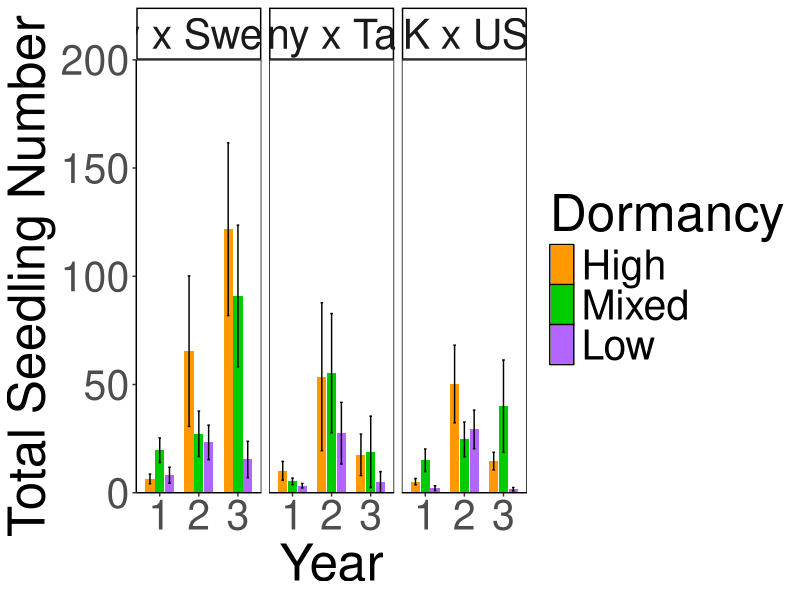
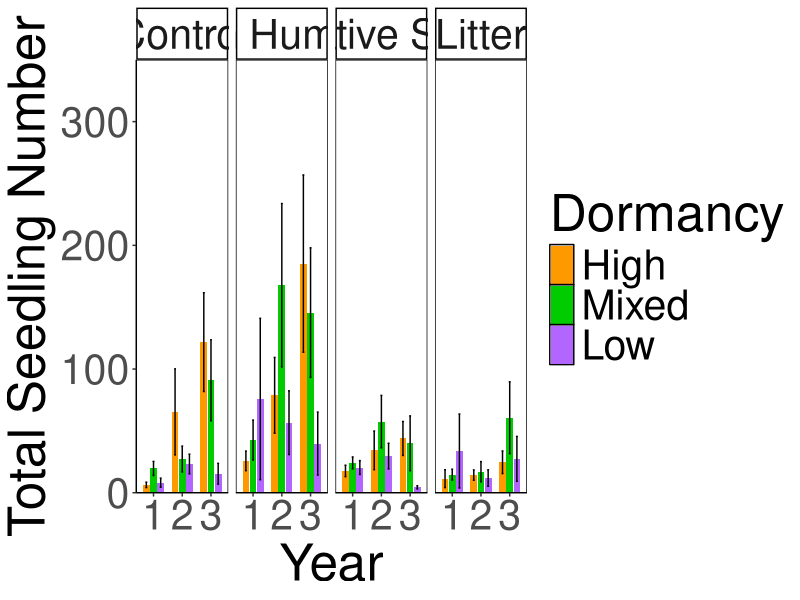
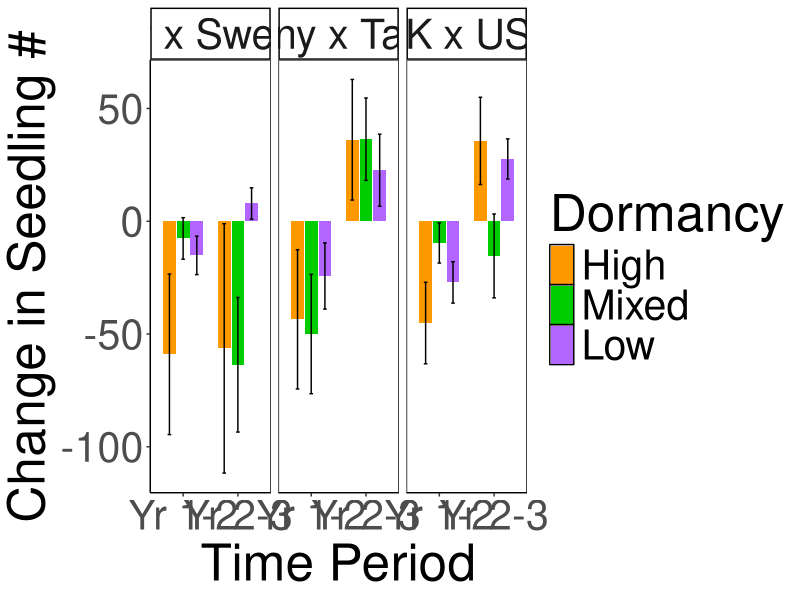
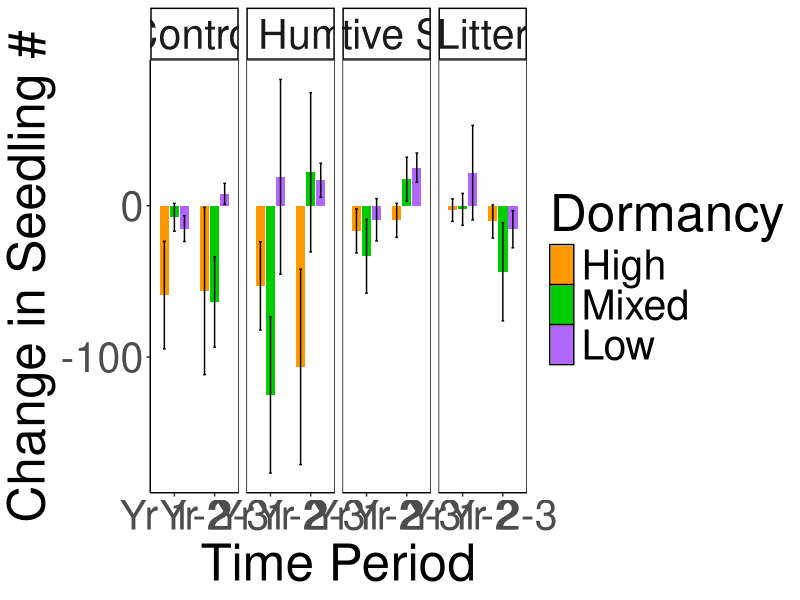
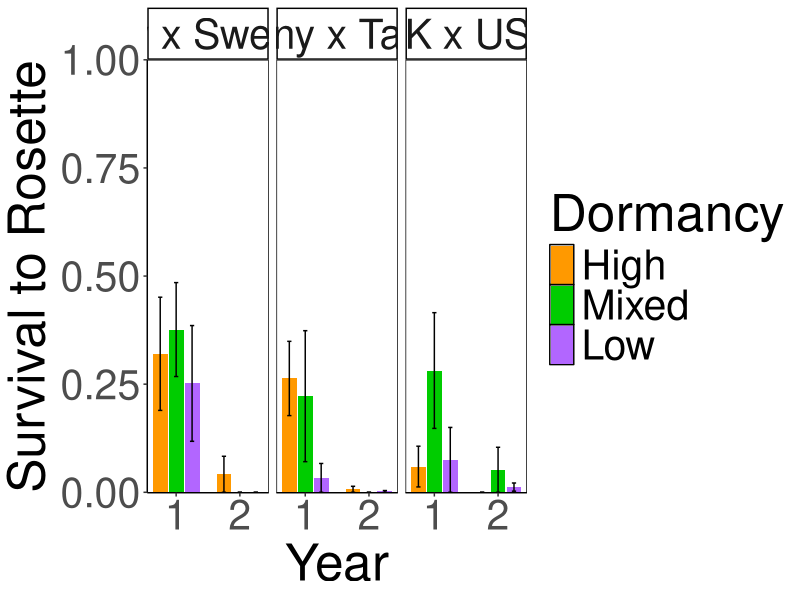
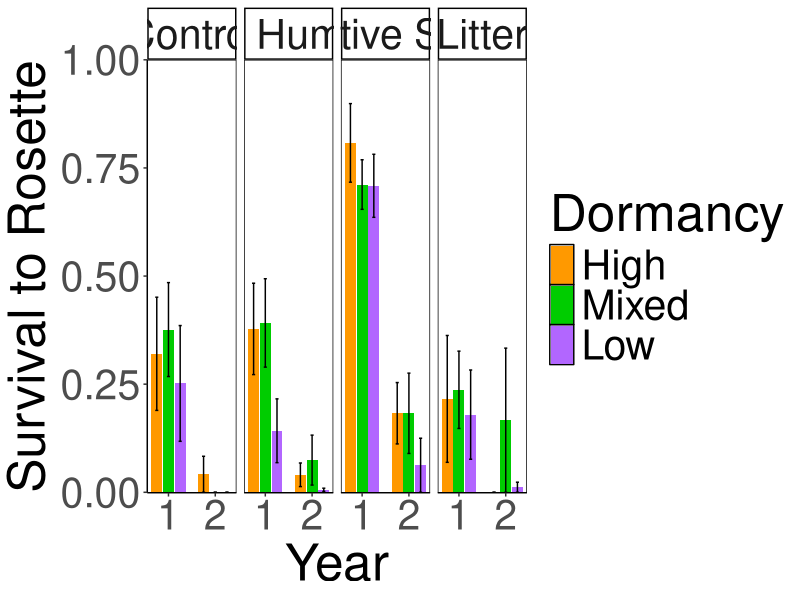
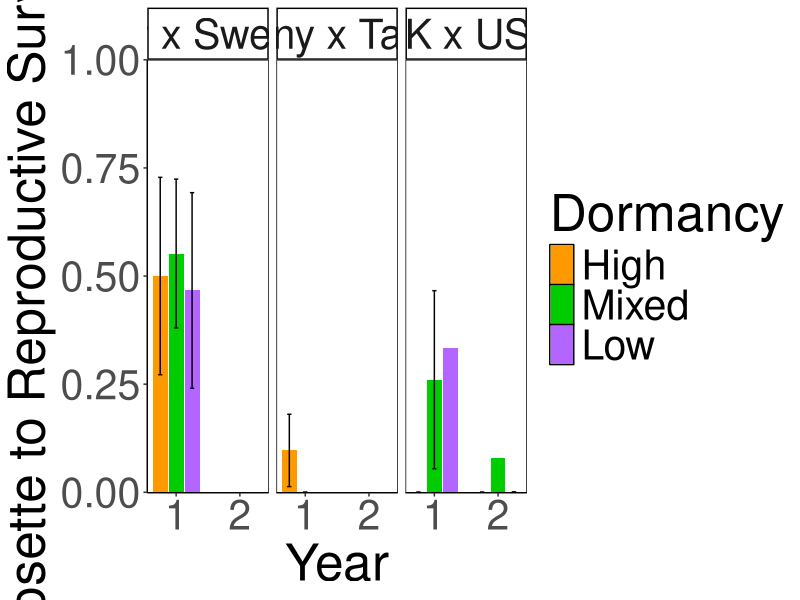
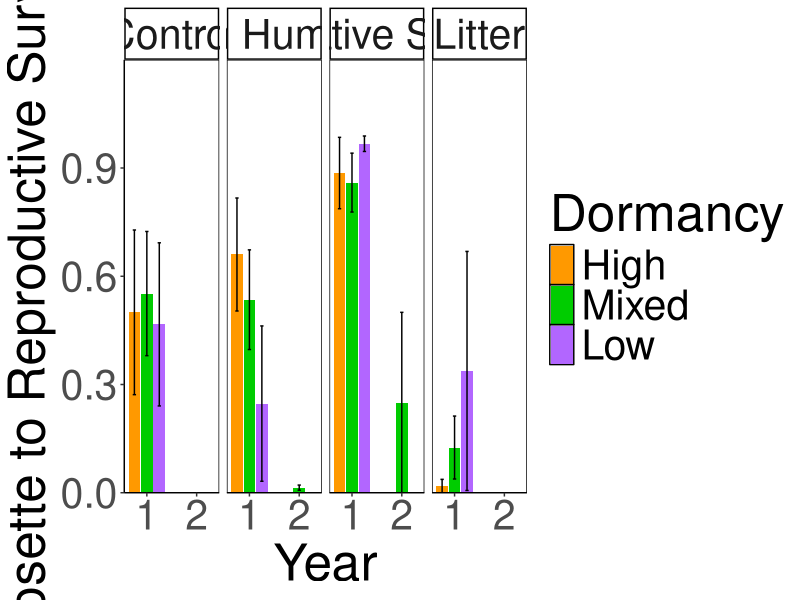

Here is the R script that generated these plots, in order:
## ---- chunk 1
knitr::opts_chunk$set(echo = TRUE)
## ---- chunk 2
library(tidyverse)

BQDNDPalette <- c("#FF9900","#00CC00","#B266FF", "#999999", "#F0E442", "#0072B2", "#D55E00", "#CC79A7")

RILS_order <- c("Italy x Sweden","Germany x Tajikistan","UK x USA")

Dorm_order <- c("High", "Mixed", "Low")

Envt_order <- c('Control','High Humidity','Native Soil','Litter')
## ---- chunk 3
allyearstotalsdls <- read_csv("../Processed.Data/TotalSeedlings.csv")
## ---- chunk 4
allyearstotalsdls_summary_CTRL <- allyearstotalsdls %>% 
  mutate(Dormancy=str_replace(Dormancy, "Non-Dormant", "Low")) %>% 
  mutate(Dormancy=str_replace(Dormancy, "Dormant", "High")) %>% 
  filter(Envt=="Control") %>% 
  group_by(Year, Dormancy, RILSet) %>% 
  filter(!is.na(Totalsdls)) %>% 
  summarize(meanSdls=mean(Totalsdls), SE=sd(Totalsdls)/sqrt(n()))

allyearstotalsdls_summary_CTRL$Dormancy <- factor(allyearstotalsdls_summary_CTRL$Dormancy, levels = Dorm_order)

allyearstotalsdls_summary_CTRL %>% 
  ggplot(aes(x=Year, y=meanSdls, group=Dormancy, fill=Dormancy)) +
  geom_col(width = 0.7,position = position_dodge(0.75)) +
  geom_errorbar(aes(ymin=meanSdls-SE,ymax=meanSdls+SE),
                width=.2, position = position_dodge(0.75)) +
  theme_classic() +
  xlab("Year") +
  ylab(paste0("Total Seedling Number")) +
  scale_fill_manual(values=BQDNDPalette) +
  theme(text=element_text(size=37),  panel.background = element_rect(fill = NA, color = "black")) +
  scale_y_continuous(expand = c(0, 0), limits = c(0, 200)) + 
  scale_x_discrete(limits=c("1", "2", "3")) +
  facet_grid(. ~factor(RILSet, level = RILS_order))
ggsave("../Figures/FigS9A_sdlnum_Ctrl.png", width=18, height=9, units="in")
## ---- chunk 5
allyearstotalsdls_summary_ENVT <- allyearstotalsdls %>% 
  mutate(Dormancy=str_replace(Dormancy, "Non-Dormant", "Low")) %>% 
  mutate(Dormancy=str_replace(Dormancy, "Dormant", "High")) %>% 
  filter(RILSet=="Italy x Sweden") %>% 
  group_by(Year, Dormancy, Envt) %>% 
  filter(!is.na(Totalsdls)) %>% 
  summarize(meanSdls=mean(Totalsdls), SE=sd(Totalsdls)/sqrt(n()))

allyearstotalsdls_summary_ENVT$Dormancy <- factor(allyearstotalsdls_summary_ENVT$Dormancy, levels = Dorm_order)
allyearstotalsdls_summary_ENVT$Envt <- factor(allyearstotalsdls_summary_ENVT$Envt, levels = Envt_order)

allyearstotalsdls_summary_ENVT %>% 
  ggplot(aes(x=Year, y=meanSdls, group=Dormancy, fill=Dormancy)) +
  geom_col(width = 0.7,position = position_dodge(0.75)) +
  geom_errorbar(aes(ymin=meanSdls-SE,ymax=meanSdls+SE),
                width=.2, position = position_dodge(0.75)) +
  theme_classic() +
  xlab("Year") +
  ylab(paste0("Total Seedling Number")) +
  scale_fill_manual(values=BQDNDPalette) +
  theme(text=element_text(size=37),  panel.background = element_rect(fill = NA, color = "black")) +
  scale_y_continuous(expand = c(0, 0), limits = c(0, 350)) + 
  scale_x_discrete(limits=c("1", "2", "3")) +
  facet_grid(. ~Envt)
ggsave("../Figures/Fig2A_sdlnum_ENVT.png", width=18, height=9, units="in")
## ---- chunk 6
sdls_flucts_long <- read_csv("../Processed.Data/SdlFlucts.csv")
## ---- chunk 7
sdls_flucts_summary_CTRL <- sdls_flucts_long %>% 
  mutate(Dormancy=str_replace(Dormancy, "Non-Dormant", "Low")) %>% 
  mutate(Dormancy=str_replace(Dormancy, "Dormant", "High")) %>% 
  filter(Envt=="Control") %>% 
  group_by(Timepoint, Dormancy, RILSet) %>% 
  filter(!is.na(Fluct)) %>% 
  summarize(meanSdls=mean(Fluct), SE=sd(Fluct)/sqrt(n()))

sdls_flucts_summary_CTRL$Dormancy <- factor(sdls_flucts_summary_CTRL$Dormancy, levels = Dorm_order)

sdls_flucts_summary_CTRL %>% 
  ggplot(aes(x=Timepoint, y=meanSdls, group=Dormancy, fill=Dormancy)) +
  geom_col(width = 0.7,position = position_dodge(0.75)) +
  geom_errorbar(aes(ymin=meanSdls-SE,ymax=meanSdls+SE),
                width=.2, position = position_dodge(0.75)) +
  theme_classic() +
  xlab("Time Period") +
  ylab(paste0("Change in Seedling #")) +
  scale_fill_manual(values=BQDNDPalette) +
  theme(text=element_text(size=37),  panel.background = element_rect(fill = NA, color = "black")) +
  facet_grid(. ~factor(RILSet, level = RILS_order))
ggsave("../Figures/FigS9E_sdlnumflucts_Ctrl.png", width=18, height=9, units="in")
## ---- chunk 8
sdls_flucts_summary_ENVT <- sdls_flucts_long %>% 
  mutate(Dormancy=str_replace(Dormancy, "Non-Dormant", "Low")) %>% 
  mutate(Dormancy=str_replace(Dormancy, "Dormant", "High")) %>% 
  filter(RILSet=="Italy x Sweden") %>% 
  group_by(Timepoint, Dormancy, Envt) %>% 
  filter(!is.na(Fluct)) %>% 
  summarize(meanSdls=mean(Fluct), SE=sd(Fluct)/sqrt(n()))

sdls_flucts_summary_ENVT$Dormancy <- factor(sdls_flucts_summary_ENVT$Dormancy, levels = Dorm_order)
sdls_flucts_summary_ENVT$Envt <- factor(sdls_flucts_summary_ENVT$Envt, levels = Envt_order)

sdls_flucts_summary_ENVT %>% 
  ggplot(aes(x=Timepoint, y=meanSdls, group=Dormancy, fill=Dormancy)) +
  geom_col(width = 0.7,position = position_dodge(0.75)) +
  geom_errorbar(aes(ymin=meanSdls-SE,ymax=meanSdls+SE),
                width=.2, position = position_dodge(0.75)) +
  theme_classic() +
  xlab("Time Period") +
  ylab(paste0("Change in Seedling #")) +
  scale_fill_manual(values=BQDNDPalette) +
  theme(text=element_text(size=37),  panel.background = element_rect(fill = NA, color = "black")) +
  facet_grid(. ~Envt)
ggsave("../Figures/Fig4_sdlnumflucts_ENVT.png", width=18, height=9, units="in")
## ---- chunk 9
totseasonalsdlssurv <- read_csv("../Processed.Data/TOTALSeasonalSeedlingEstablishment.csv")
## ---- chunk 10
totseasonalsdlssurv_summary_CTRL <- totseasonalsdlssurv %>% 
  mutate(Dormancy=str_replace(Dormancy, "Non-Dormant", "Low")) %>% 
  mutate(Dormancy=str_replace(Dormancy, "Dormant", "High")) %>% 
  filter(Envt=="Control") %>% 
  group_by(Season, Dormancy, RILSet) %>% 
  filter(!is.na(seasonalEst)) %>% 
  summarize(meanSurv=mean(seasonalEst), SE=sd(seasonalEst)/sqrt(n()))

totseasonalsdlssurv_summary_CTRL$Season <- factor(totseasonalsdlssurv_summary_CTRL$Season, levels = c('1_Summer','1_Autumn','2_Summer','2_Autumn'))
totseasonalsdlssurv_summary_CTRL$Dormancy <- factor(totseasonalsdlssurv_summary_CTRL$Dormancy, levels = Dorm_order)

seasonalsurv_ctrl_plot <- totseasonalsdlssurv_summary_CTRL %>% ggplot(aes(x=Season, y=meanSurv, group=Dormancy, fill=Dormancy)) +
  geom_col(width = 0.7,position = position_dodge(0.75)) +
  geom_errorbar(aes(ymin=meanSurv-SE,ymax=meanSurv+SE),width=.2, position = 
                  position_dodge(0.75)) +
  theme_classic() +
  xlab("Year_Season") +
  ylab(paste0("Proportion of Seedling Establishment")) +
  scale_fill_manual(values=BQDNDPalette) +
  theme(text=element_text(size=30), panel.background = element_rect(fill = NA, color = "black"), axis.text.x = element_text(angle = 45,  hjust = 1)) +
  scale_y_continuous(expand = expansion(mult = c(0, .1)), limits = c(-0.005, 1)) +
  facet_grid(factor(RILSet, level = RILS_order) ~.)
ggsave("../Figures/FigS9B_seasonalSdlEst_Ctrl.png", width=16, height=12, units="in")
## ---- chunk 11
totseasonalsdlssurv_summary_IS <- totseasonalsdlssurv %>% 
  mutate(Dormancy=str_replace(Dormancy, "Non-Dormant", "Low")) %>% 
  mutate(Dormancy=str_replace(Dormancy, "Dormant", "High")) %>% 
  filter(RILSet=="Italy x Sweden") %>% 
  group_by(Season, Dormancy, Envt) %>% 
  filter(!is.na(seasonalEst)) %>% 
  summarize(meanSurv=mean(seasonalEst), SE=sd(seasonalEst)/sqrt(n()))

totseasonalsdlssurv_summary_IS$Envt <- factor(totseasonalsdlssurv_summary_IS$Envt, levels = Envt_order)
totseasonalsdlssurv_summary_IS$Season <- factor(totseasonalsdlssurv_summary_IS$Season, levels = c('1_Summer','1_Autumn','2_Summer','2_Autumn'))
totseasonalsdlssurv_summary_IS$Dormancy <- factor(totseasonalsdlssurv_summary_IS$Dormancy, levels = Dorm_order)

seasonalsurv_IS_plot <- totseasonalsdlssurv_summary_IS %>% 
  ggplot(aes(x=Season, y=meanSurv, group=Dormancy, fill=Dormancy)) +
  geom_col(width = 0.7,position = position_dodge(0.75)) +
  geom_errorbar(aes(ymin=meanSurv-SE,ymax=meanSurv+SE),width=.2, position = position_dodge(0.75)) +
  theme_classic() +
  xlab("Year_Season") +
  ylab(paste0("Proportion of Seedling Establishment")) +
  scale_fill_manual(values=BQDNDPalette) +
  theme(text=element_text(size=30), panel.background = element_rect(fill = NA, color = "black"), axis.text.x = element_text(angle = 45,  hjust = 1)) +
  scale_y_continuous(expand = expansion(mult = c(0, .1)), limits = c(-0.005, 1)) +
  facet_grid(Envt ~.)
ggsave("../Figures/Fig2B_seasonalSdlEst_Envt.png", width=16, height=12, units="in")
## ---- chunk 12
sdltorosettesurv_calc <- read_csv("../Processed.Data/SurvtoRose.csv")
## ---- chunk 13
survtorose_1_CTRL_summary <- sdltorosettesurv_calc %>% 
  mutate(Dormancy=str_replace(Dormancy, "Non-Dormant", "Low")) %>% 
  mutate(Dormancy=str_replace(Dormancy, "Dormant", "High")) %>% 
  filter(Envt=="Control") %>% 
  filter(Year != 3)%>%
  group_by(Year, Dormancy, RILSet) %>% 
  filter(!is.na(SurvtoRose)) %>% 
  summarize(meanSurv=mean(SurvtoRose), SE=sd(SurvtoRose)/sqrt(n()))

survtorose_1_CTRL_summary$Dormancy <- factor(survtorose_1_CTRL_summary$Dormancy, levels = Dorm_order)

survtorose_1_CTRL_summary %>% 
    ggplot(aes(x=Year, y=meanSurv, group=Dormancy, fill=Dormancy)) +
    geom_col(width = 0.7,position = position_dodge(0.75)) +
     geom_errorbar(aes(ymin=meanSurv-SE,ymax=meanSurv+SE),width=.2, position = 
                    position_dodge(0.75)) +
    theme_classic() +
    xlab("Year") +
    ylab("Survival to Rosette") +
    scale_fill_manual(values=BQDNDPalette) +
    theme(text=element_text(size=37), panel.background = element_rect(fill = NA, color = "black")) +
    scale_y_continuous(expand = expansion(mult = c(0, 0)), limits = c(-0.001, 1)) +
    scale_x_continuous(breaks = seq(1, 3, by = 1)) +
    facet_grid(. ~factor(RILSet, level = RILS_order))
ggsave("../Figures/FigS9C_SurvtoRose_Ctrl.png", width=18, height=9, units="in")
## ---- chunk 14
survtorose_1_IS_summary <- sdltorosettesurv_calc %>% 
  mutate(Dormancy=str_replace(Dormancy, "Non-Dormant", "Low")) %>% 
  mutate(Dormancy=str_replace(Dormancy, "Dormant", "High")) %>% 
  filter(RILSet=="Italy x Sweden") %>% 
  filter(Year != 3)%>%
  group_by(Year, Dormancy, Envt) %>% 
  filter(!is.na(SurvtoRose)) %>% 
  summarize(meanSurv=mean(SurvtoRose), SE=sd(SurvtoRose)/sqrt(n()))

survtorose_1_IS_summary$Dormancy <- factor(survtorose_1_IS_summary$Dormancy, levels = Dorm_order)
survtorose_1_IS_summary$Envt <- factor(survtorose_1_IS_summary$Envt, levels = Envt_order)

survtorose_1_IS_summary %>% 
    ggplot(aes(x=Year, y=meanSurv, group=Dormancy, fill=Dormancy)) +
    geom_col(width = 0.7,position = position_dodge(0.75)) +
     geom_errorbar(aes(ymin=meanSurv-SE,ymax=meanSurv+SE),width=.2, position = 
                    position_dodge(0.75)) +
    theme_classic() +
    xlab("Year") +
    ylab("Survival to Rosette") +
    scale_fill_manual(values=BQDNDPalette) +
    theme(text=element_text(size=37), panel.background = element_rect(fill = NA, color = "black")) +
    scale_y_continuous(expand = expansion(mult = c(0, 0)), limits = c(-0.001, 1)) +
    scale_x_continuous(breaks = seq(1, 3, by = 1)) +
    facet_grid(. ~Envt)
ggsave("../Figures/Fig2C_SurvtoRose_ENVT.png", width=18, height=9, units="in")
## ---- chunk 15
survtoFRMD_circle_calc <- read_csv("../Processed.Data/RoseSurvtoFRMD.csv")
## ---- chunk 16
df_frmd_ctrl <- tibble(Year=c(2,2), Dormancy=c("High", "Low"), RILSet=c("UK x USA", "UK x USA"), meanSurv=0, SE=0)

survtoFRMD_CTRL_summary <- survtoFRMD_circle_calc %>% 
  mutate(Dormancy=str_replace(Dormancy, "Non-Dormant", "Low")) %>% 
  mutate(Dormancy=str_replace(Dormancy, "Dormant", "High")) %>% 
  filter(Envt=="Control") %>% 
  group_by(Year, Dormancy, RILSet) %>% 
  filter(!is.na(RoseSurv)) %>% 
  summarize(meanSurv=mean(RoseSurv), SE=sd(RoseSurv)/sqrt(n())) %>% 
  bind_rows(df_frmd_ctrl)

survtoFRMD_CTRL_summary$Dormancy <- factor(survtoFRMD_CTRL_summary$Dormancy, levels = Dorm_order)

survtoFRMD_CTRL_summary %>% 
    ggplot(aes(x=Year, y=meanSurv, group=Dormancy, fill=Dormancy)) +
    geom_col(width = 0.7,position = position_dodge(0.75)) +
     geom_errorbar(aes(ymin=meanSurv-SE,ymax=meanSurv+SE),width=.2, position = 
                    position_dodge(0.75)) +
    theme_classic() +
    xlab("Year") +
    ylab("Rosette to Reproductive Survival") +
    scale_fill_manual(values=BQDNDPalette) +
    scale_x_continuous(breaks = seq(1, 3, by = 1)) +
   theme(text=element_text(size=37), panel.background = element_rect(fill = NA, color = "black")) +
  scale_y_continuous(expand = expansion(mult = c(0.001,0)), limits = c(0, 1)) +
   facet_grid(. ~factor(RILSet, level = RILS_order))
ggsave("../Figures/FigS9D_SurvtoFRMD_CTRL.png", width=18, height=9, units="in")
## ---- chunk 17
survtoFRMD_ENVT_summary <- survtoFRMD_circle_calc %>% 
  mutate(Dormancy=str_replace(Dormancy, "Non-Dormant", "Low")) %>% 
  mutate(Dormancy=str_replace(Dormancy, "Dormant", "High")) %>% 
  filter(RILSet=="Italy x Sweden") %>% 
  group_by(Year, Dormancy, Envt) %>% 
  filter(!is.na(RoseSurv)) %>% 
  summarize(meanSurv=mean(RoseSurv), SE=sd(RoseSurv)/sqrt(n()))

survtoFRMD_ENVT_summary$Dormancy <- factor(survtoFRMD_ENVT_summary$Dormancy, levels = Dorm_order)
survtoFRMD_ENVT_summary$Envt <- factor(survtoFRMD_ENVT_summary$Envt, levels = Envt_order)

survtoFRMD_ENVT_summary %>% 
  ggplot(aes(x=Year, y=meanSurv, group=Dormancy, fill=Dormancy)) +
  geom_col(width = 0.7,position = position_dodge(0.75)) +
  geom_errorbar(aes(ymin=meanSurv-SE,ymax=meanSurv+SE),
                width=.2, position = position_dodge(0.75)) +
  theme_classic() +
  xlab("Year") +
  ylab("Rosette to Reproductive Survival") +
  scale_fill_manual(values=BQDNDPalette) +
  scale_x_continuous(breaks = seq(1, 3, by = 1)) +
  theme(text=element_text(size=37), panel.background = element_rect(fill = NA, color = "black")) +
  scale_y_continuous(expand = expansion(mult = c(0, .2)), limits = c(0, 1)) +
  facet_grid(. ~Envt)
ggsave("../Figures/Fig2D_SurvtoFRMD_ENVT.png", width=18, height=9, units="in")
